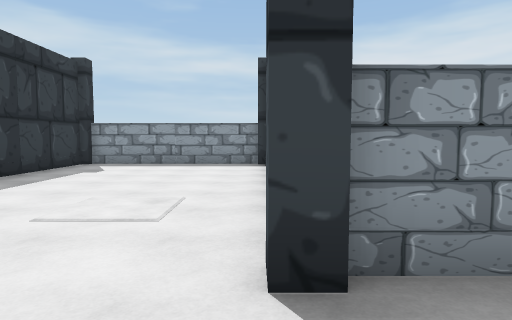
[1] (above)

17 first-person views from a walk through a 3-D level made in the Unity game engine. The camera is 1.5 m above the floor, tilts 4° down and sees 75° across. The floor is counted in squares, 2 m on a side. Each view is taken from the middle of a square. On the plan, view 1 faces up. The plan holds only what a view shows up to about 11 squares ahead; the rest is blank. The player character is not drawn. Some animated figures are left out. Some surface patterns are stand-ins.

[2]
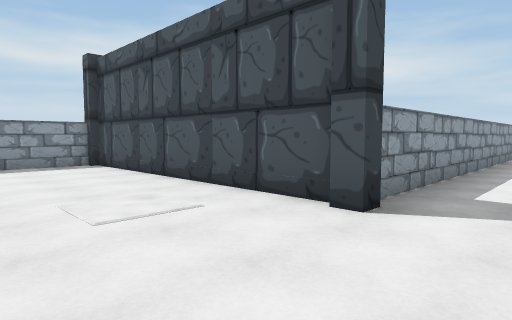

[3]
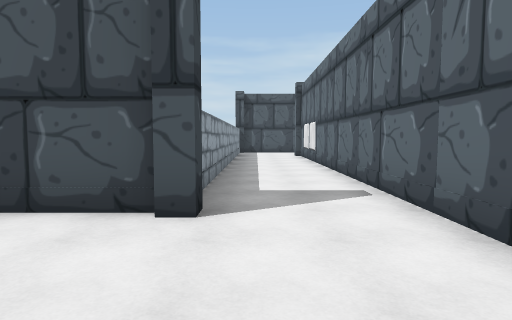

[4]
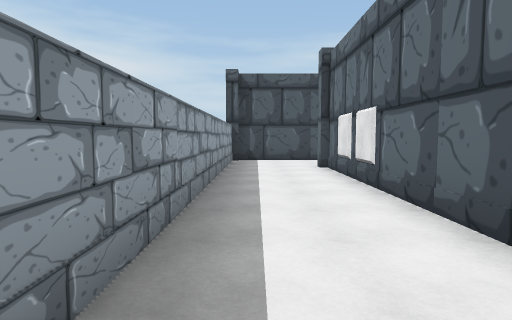

[5]
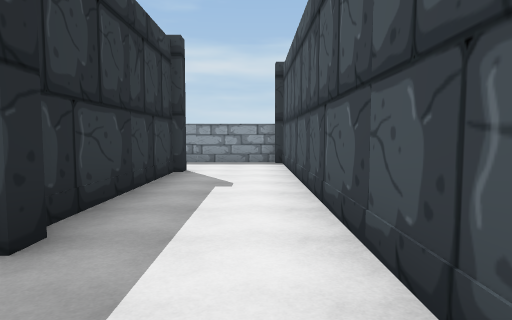

[6]
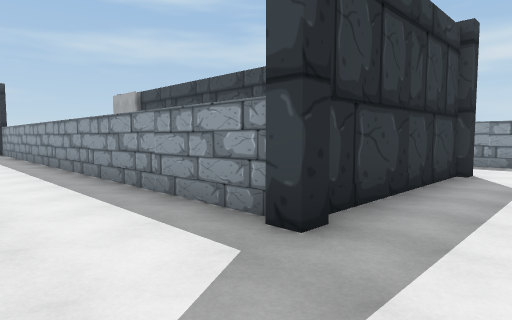

[7]
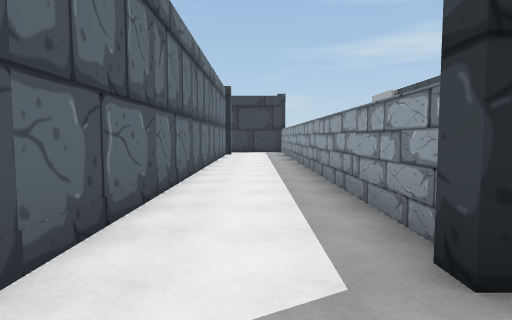

[8]
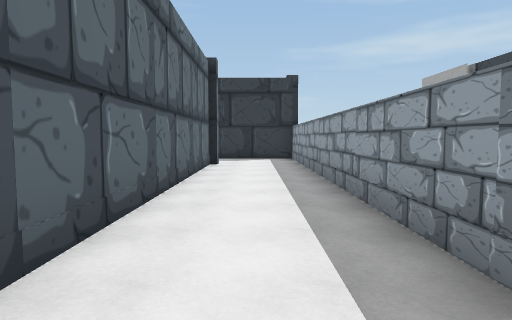

[9]
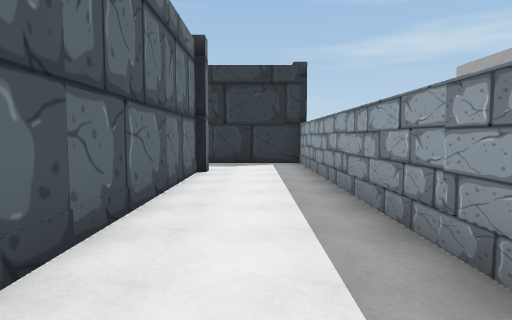

[10]
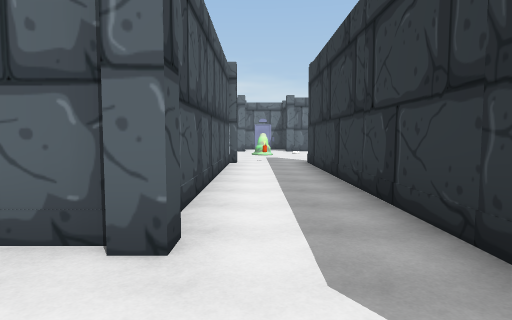

[11]
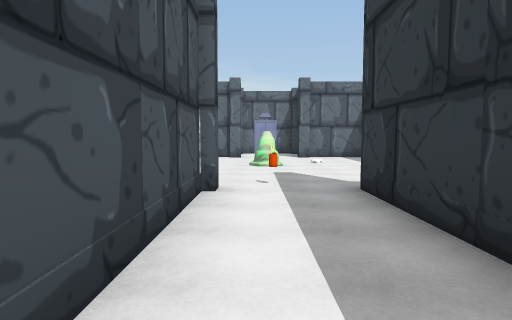

[12]
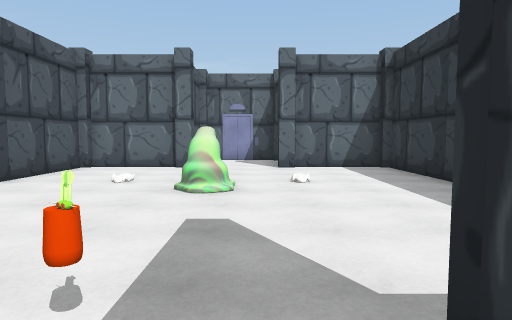

[13]
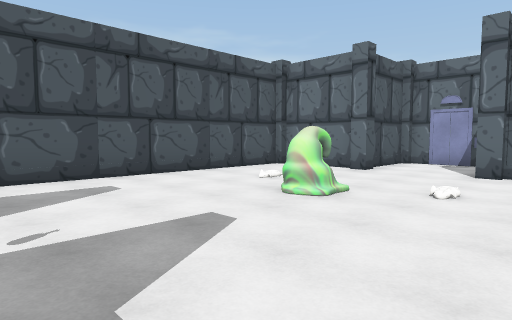

[14]
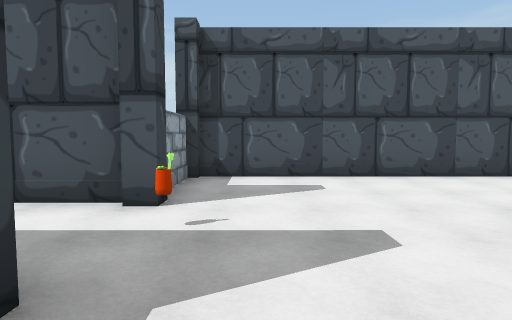

[15]
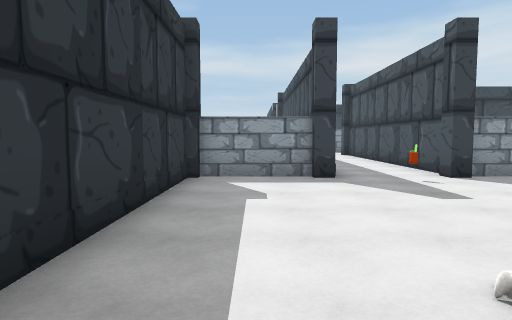

[16]
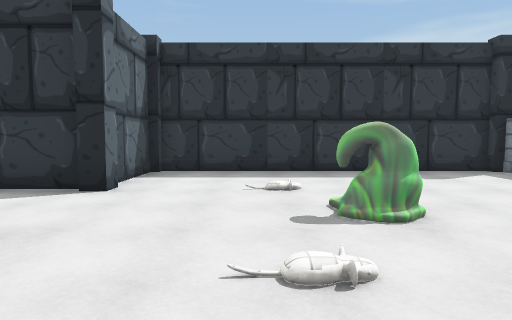

[17]
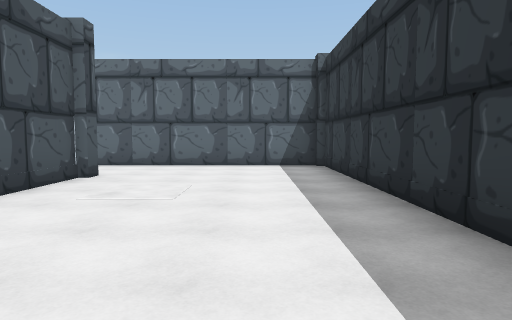

### Floor plan
Points are (right, up) in squares from view 1. A wall is a line through its corners. A room is listed if a view was taken in it or the views show most of it. See-through windows are left out.
Room 1 (views 1, 4, 5, 6, 7, 8, 9, 10, 11, 12, 13, 14, 15, 16)
walls: (-1.4, -8.3) (10.5, -8.3); (-4.5, -6.5) (-4.5, -15.5); (-0.6, -0.8) (9.5, -0.8); (-2.2, -15.5) (-2.2, -9.2); (9.4, -5.7) (-4, -5.7); (-5.8, -15.7) (-7.3, -15.7) (-7.3, -23.3) (-5.6, -23.3); (10.2, -1.5) (10.2, -5.4); (12.8, -7.1) (12.8, 1.8) (0.5, 1.8); (-1.4, -23.3) (0.3, -23.3) (0.3, -15.7) (-1.4, -15.7); (-4.8, -23.5) (-4.8, -24.8); (-4.6, -25.8) (-2.2, -25.8) (-2.2, -23.9)
ways out: opening at (0.5, 0.5) to room 2
objects: column (-7, -23); column (-7, -16); column (-5, -23); column (-5, -16); column (-5, -6); other object (-3, -20); other object (-3, -16); column (-2, -23); column (-2, -16); column (-2, -8); column (0, -23); column (0, -16); column (10, -6); column (10, -1)
Room 2 (views 2, 3, 17)
walls: (0.3, 2.4) (0.3, 9.3) (-4.2, 9.3); (-4.8, 8.5) (-4.8, -0.8) (-0.6, -0.8)
ways out: opening at (0.5, 0.5) to room 1
objects: column (-5, 9); column (0, 2); column (0, 9)

Where each view was taken, in squares from view 1:
view 1: 0 up, 0 right, facing up
view 2: 0 up, 3 left, facing up-right
view 3: 1 up, 3 left, facing right
view 4: 1 up, 2 right, facing right
view 5: 8 down, 12 right, facing up
view 6: 8 down, 12 right, facing up-left
view 7: 7 down, 12 right, facing left
view 8: 7 down, 7 right, facing left
view 9: 7 down, 5 right, facing left
view 10: 6 down, 3 left, facing down
view 11: 11 down, 3 left, facing down
view 12: 15 down, 4 left, facing down
view 13: 16 down, 6 left, facing down-right
view 14: 17 down, 6 left, facing right
view 15: 22 down, 6 left, facing up
view 16: 21 down, 0 right, facing left
view 17: 8 up, 3 left, facing down
